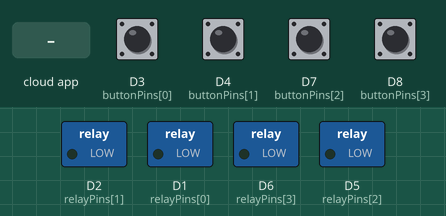
This sketch was run on a simulated ESP8266 (NodeMCU). Shown: switched loads named in the sketch (green lamp = pin HIGH). The test bench sets the inputs (shaded band); at power-on: D3 (buttonPins[0]), D4 (buttonPins[1]), D7 (buttonPins[2]), D8 (buttonPins[3]) HIGH. WiFi joins after 1.5 s; servers stay silent unless stated; EEPROM starts erased; what the sketch prints to the serial monitor is not drawn.

Above: at 2.7 s.
2.8 s: D3 (buttonPins[0]) pulled LOW for 0.15 s
At 3.4 s:
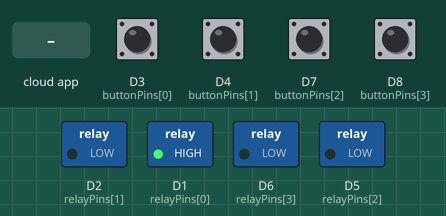
4.5 s: D4 (buttonPins[1]) pulled LOW for 0.15 s
At 5.9 s:
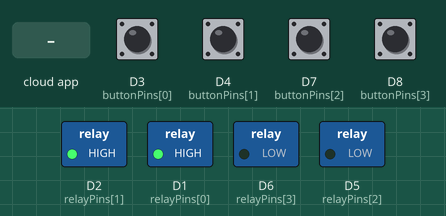
6.2 s: D7 (buttonPins[2]) pulled LOW for 0.15 s
At 7.2 s:
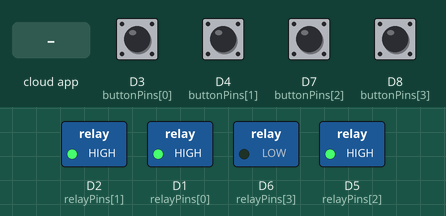
7.9 s: D8 (buttonPins[3]) pulled LOW for 0.15 s
At 8.5 s:
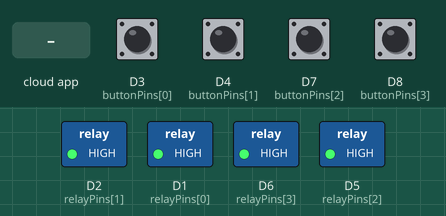
9.6 s: the phone or cloud app sets DEVICE_ID_1 to 1
At 10.8 s:
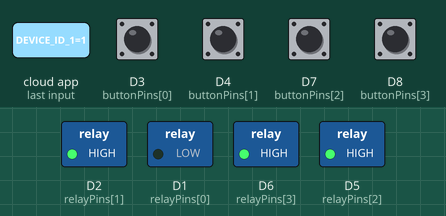
11.1 s: the phone or cloud app sets DEVICE_ID_2 to 1
At 12.0 s:
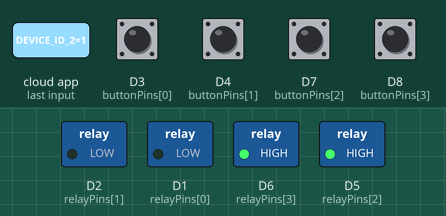
Timing chart, 0 to 13.6 s (numbered marks = the images above; inputs shaded):
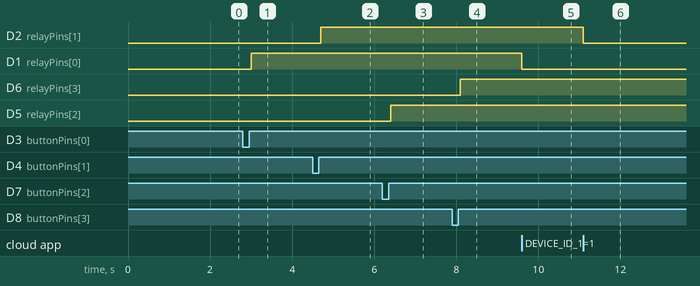

The sketch:

Home_Automation.ino
```cpp
#include <ESP8266WiFi.h>
#include <SinricPro.h>
#include <SinricProSwitch.h>
#include <EEPROM.h>

// ===== WiFi =====
#define WIFI_SSID "YOUR_WIFI_NAME"
#define WIFI_PASS "YOUR_WIFI_PASSWORD"

// ===== Sinric =====
#define APP_KEY     "YOUR_APP_KEY"
#define APP_SECRET  "YOUR_APP_SECRET"

// ===== Device IDs =====
#define RELAY1_ID "DEVICE_ID_1"
#define RELAY2_ID "DEVICE_ID_2"
#define RELAY3_ID "DEVICE_ID_3"
#define RELAY4_ID "DEVICE_ID_4"

// ===== Pins =====
int relayPins[] = {D1, D2, D5, D6};
int buttonPins[] = {D3, D4, D7, D8};

bool relayState[4] = {false, false, false, false};

#define EEPROM_SIZE 10

// ===== EEPROM =====
void saveStates() {
  for (int i = 0; i < 4; i++) {
    EEPROM.write(i, relayState[i]);
  }
  EEPROM.commit();
}

void loadStates() {
  for (int i = 0; i < 4; i++) {
    relayState[i] = EEPROM.read(i);
  }
}

// ===== Google Assistant Handler =====
bool onPowerState(const String &deviceId, bool &state) {

  int index = -1;

  if (deviceId == RELAY1_ID) index = 0;
  else if (deviceId == RELAY2_ID) index = 1;
  else if (deviceId == RELAY3_ID) index = 2;
  else if (deviceId == RELAY4_ID) index = 3;

  if (index != -1) {
    relayState[index] = state;
    digitalWrite(relayPins[index], state ? LOW : HIGH);
    saveStates();
  }

  return true;
}

// ===== Setup =====
void setup() {
  Serial.begin(115200);
  EEPROM.begin(EEPROM_SIZE);

  loadStates();

  // Relay setup
  for (int i = 0; i < 4; i++) {
    pinMode(relayPins[i], OUTPUT);
    digitalWrite(relayPins[i], relayState[i] ? LOW : HIGH);
  }

  // Button setup
  for (int i = 0; i < 4; i++) {
    pinMode(buttonPins[i], INPUT_PULLUP);
  }

  // WiFi
  WiFi.begin(WIFI_SSID, WIFI_PASS);
  while (WiFi.status() != WL_CONNECTED) {
    delay(500);
    Serial.print(".");
  }

  // Sinric setup
  SinricProSwitch &r1 = SinricPro[RELAY1_ID];
  SinricProSwitch &r2 = SinricPro[RELAY2_ID];
  SinricProSwitch &r3 = SinricPro[RELAY3_ID];
  SinricProSwitch &r4 = SinricPro[RELAY4_ID];

  r1.onPowerState(onPowerState);
  r2.onPowerState(onPowerState);
  r3.onPowerState(onPowerState);
  r4.onPowerState(onPowerState);

  SinricPro.begin(APP_KEY, APP_SECRET);
}

// ===== Loop =====
void loop() {
  SinricPro.handle();

  // Manual button control
  for (int i = 0; i < 4; i++) {
    if (digitalRead(buttonPins[i]) == LOW) {
      delay(200); // debounce

      relayState[i] = !relayState[i];
      digitalWrite(relayPins[i], relayState[i] ? LOW : HIGH);

      saveStates();

      // Sync with Google Assistant
      switch(i) {
        case 0: SinricPro[RELAY1_ID].sendPowerStateEvent(relayState[i]); break;
        case 1: SinricPro[RELAY2_ID].sendPowerStateEvent(relayState[i]); break;
        case 2: SinricPro[RELAY3_ID].sendPowerStateEvent(relayState[i]); break;
        case 3: SinricPro[RELAY4_ID].sendPowerStateEvent(relayState[i]); break;
      }

      while(digitalRead(buttonPins[i]) == LOW); // wait release
    }
  }
}
```

Measured:
- after the input at 2.8 s, D1 (relayPins[0]): LOW → HIGH after 0.20 s
- after the input at 4.5 s, D2 (relayPins[1]): LOW → HIGH after 0.20 s
- after the input at 6.2 s, D5 (relayPins[2]): LOW → HIGH after 0.20 s
- after the input at 7.9 s, D6 (relayPins[3]): LOW → HIGH after 0.20 s
- after the input at 9.6 s, D1 (relayPins[0]): HIGH → LOW at once
- after the input at 11.1 s, D2 (relayPins[1]): HIGH → LOW at once
